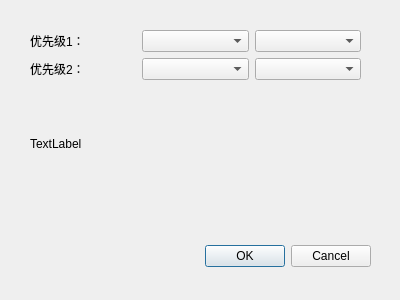
<?xml version="1.0" encoding="UTF-8"?>
<ui version="4.0">
 <class>SortDialog</class>
 <widget class="QDialog" name="SortDialog">
  <property name="geometry">
   <rect>
    <x>0</x>
    <y>0</y>
    <width>400</width>
    <height>300</height>
   </rect>
  </property>
  <property name="windowTitle">
   <string>Dialog</string>
  </property>
  <widget class="QDialogButtonBox" name="buttonBox">
   <property name="geometry">
    <rect>
     <x>30</x>
     <y>240</y>
     <width>341</width>
     <height>32</height>
    </rect>
   </property>
   <property name="orientation">
    <enum>Qt::Horizontal</enum>
   </property>
   <property name="standardButtons">
    <set>QDialogButtonBox::Cancel|QDialogButtonBox::Ok</set>
   </property>
  </widget>
  <widget class="QWidget" name="gridLayoutWidget">
   <property name="geometry">
    <rect>
     <x>30</x>
     <y>30</y>
     <width>331</width>
     <height>171</height>
    </rect>
   </property>
   <layout class="QGridLayout" name="gridLayout_5">
    <item row="0" column="0">
     <layout class="QGridLayout" name="gridLayout_6">
      <item row="0" column="0">
       <widget class="QLabel" name="label_21">
        <property name="text">
         <string>优先级1：</string>
        </property>
       </widget>
      </item>
      <item row="1" column="0">
       <widget class="QLabel" name="label_22">
        <property name="text">
         <string>优先级2：</string>
        </property>
       </widget>
      </item>
      <item row="0" column="1">
       <widget class="QComboBox" name="comboBox"/>
      </item>
      <item row="0" column="2">
       <widget class="QComboBox" name="comboBox_3"/>
      </item>
      <item row="1" column="1">
       <widget class="QComboBox" name="comboBox_2"/>
      </item>
      <item row="1" column="2">
       <widget class="QComboBox" name="comboBox_4"/>
      </item>
      <item row="2" column="0">
       <widget class="QLabel" name="label_23">
        <property name="text">
         <string>TextLabel</string>
        </property>
       </widget>
      </item>
     </layout>
    </item>
   </layout>
  </widget>
 </widget>
 <resources/>
 <connections>
  <connection>
   <sender>buttonBox</sender>
   <signal>accepted()</signal>
   <receiver>SortDialog</receiver>
   <slot>accept()</slot>
   <hints>
    <hint type="sourcelabel">
     <x>248</x>
     <y>254</y>
    </hint>
    <hint type="destinationlabel">
     <x>157</x>
     <y>274</y>
    </hint>
   </hints>
  </connection>
  <connection>
   <sender>buttonBox</sender>
   <signal>rejected()</signal>
   <receiver>SortDialog</receiver>
   <slot>reject()</slot>
   <hints>
    <hint type="sourcelabel">
     <x>316</x>
     <y>260</y>
    </hint>
    <hint type="destinationlabel">
     <x>286</x>
     <y>274</y>
    </hint>
   </hints>
  </connection>
 </connections>
</ui>
